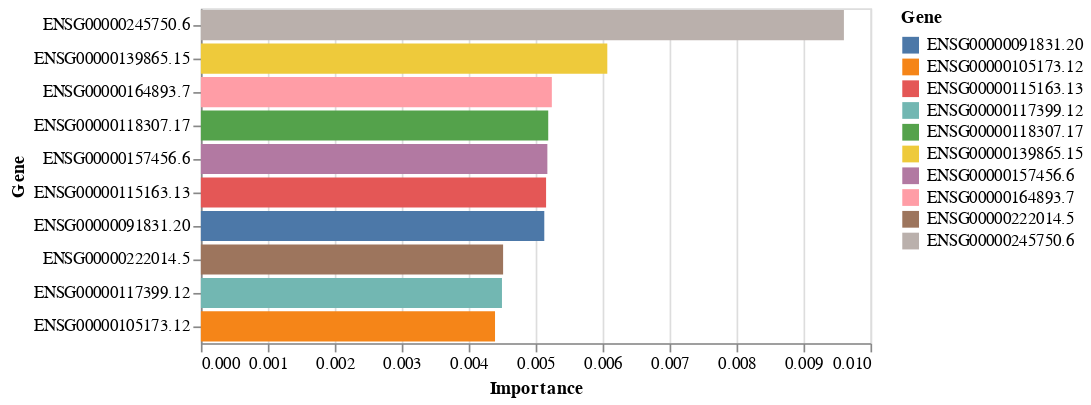

This figure's notebook cell:
### Code cell
alt.Chart(feature_data).mark_bar().encode(
    y= alt.Y("Feature", sort=alt.EncodingSortField(field="Importance", op="count", order='ascending'), title="Gene"),
    x=alt.X('Importance:Q'),
    color= alt.Color("Feature", title= "Gene"),
    tooltip = ["Feature", "Importance"]
)

### Figure 1 — Vega-Lite specification as saved in the notebook (floating-point values rounded to 4 significant figures)
{"config": {"view": {"continuousWidth": 400, "continuousHeight": 300}}, "data": {"name": "data-072111a660cb81d6216dc99829edb86c"}, "mark": "bar", "encoding": {"color": {"field": "Feature", "title": "Gene", "type": "nominal"}, "tooltip": [{"field": "Feature", "type": "nominal"}, {"field": "Importance", "type": "quantitative"}], "x": {"field": "Importance", "type": "quantitative"}, "y": {"field": "Feature", "sort": {"field": "Importance", "op": "count", "order": "ascending"}, "title": "Gene", "type": "nominal"}}, "$schema": "https://vega.github.io/schema/vega-lite/v4.17.0.json", "datasets": {"data-072111a660cb81d6216dc99829edb86c": [{"Feature": "ENSG00000245750.6", "Importance": 0.009603}, {"Feature": "ENSG00000139865.15", "Importance": 0.00607}, {"Feature": "ENSG00000164893.7", "Importance": 0.005241}, {"Feature": "ENSG00000118307.17", "Importance": 0.005187}, {"Feature": "ENSG00000157456.6", "Importance": 0.005174}, {"Feature": "ENSG00000115163.13", "Importance": 0.005155}, {"Feature": "ENSG00000091831.20", "Importance": 0.005129}, {"Feature": "ENSG00000222014.5", "Importance": 0.004514}, {"Feature": "ENSG00000117399.12", "Importance": 0.004496}, {"Feature": "ENSG00000105173.12", "Importance": 0.004393}]}}
